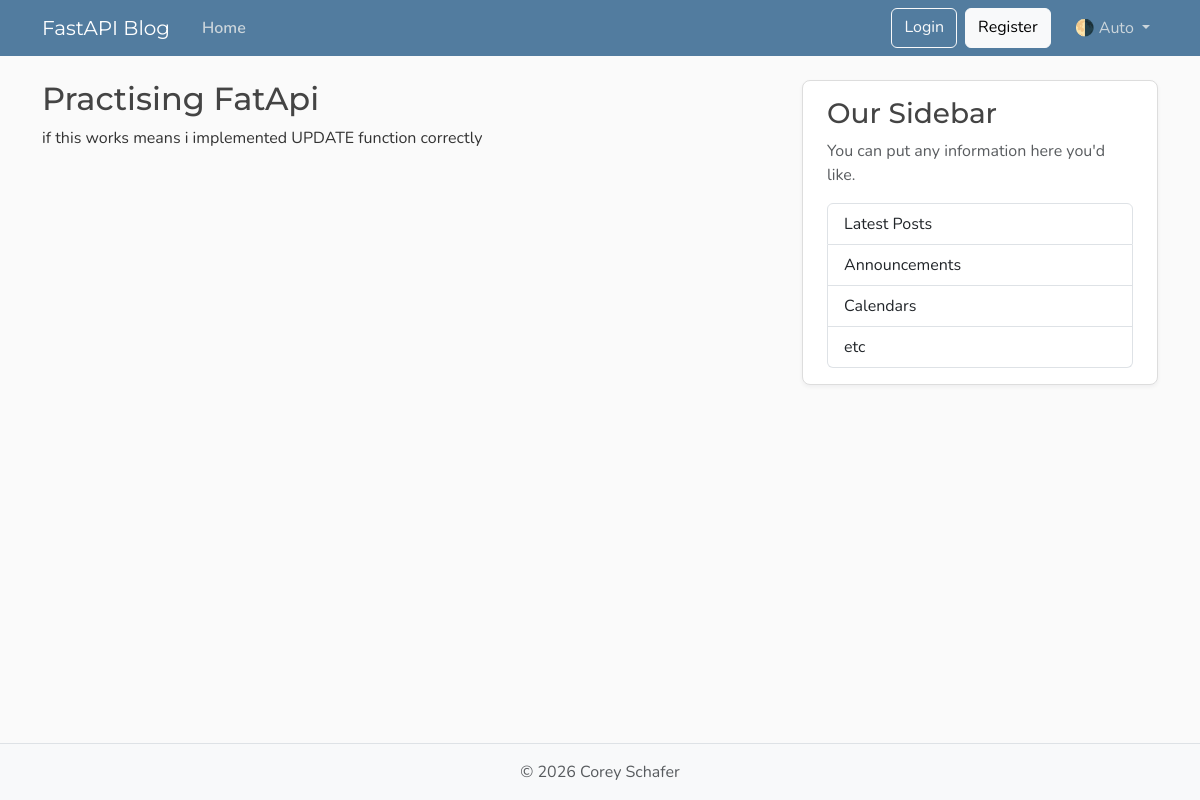
The page /posts on the database its author committed.
### models.py (models this page shows)
class Post(Base):
    __tablename__ = "posts"
    id: Mapped[int] = mapped_column(Integer, primary_key=True, index=True)
    title: Mapped[str] = mapped_column(String(100), nullable=False)
    content: Mapped[str] = mapped_column(Text, nullable=False)
    user_id: Mapped[int] = mapped_column(
        ForeignKey("users.id"),
        nullable=False,
        index=True,
    )
    date_posted: Mapped[datetime] = mapped_column(
        DateTime(timezone=True),
        default=lambda: datetime.now(UTC),
    )
    author: Mapped[User] = relationship(back_populates="posts")

### main.py (the view)
@app.get("/", include_in_schema=False, name="home")
@app.get("/posts", include_in_schema=False, name="posts")
def home(request: Request, db: Annotated[Session, Depends(get_db)]):
    result = db.execute(select(models.Post))
    posts = result.scalars().all()
    return templates.TemplateResponse(
        request,
        "home.html",
        {"posts": posts, "title": "Home"},
    )

### templates/home.html
{% extends "layout.html" %}
{% block content %}
        {%for post in posts%}
          <h2>{{post.title}}</h2>
          <p>{{post.content}}</p>
        {%endfor%}
{% endblock content %}

### static/css/main.css (style rules this page uses)
:root { --font-heading: "Montserrat", system-ui, -apple-system, BlinkMacSystemFont, sans-serif; --font-body: "Nunito", system-ui, -apple-system, BlinkMacSystemFont, sans-serif; --color-bg-body: #fafafa; --color-bg-content: #ffffff; --color-text-primary: #333333; --color-text-heading: #444444; --color-steel: #527c9f; --color-nav-link: #cbd5db; --color-nav-link-hover: #ffffff; --color-link-hover: #428bca; --color-border: #dddddd; --color-border-light: #e3e3e3; --spacing-xl: 5rem; --article-img-size: 4rem; --account-img-size: 7.813rem; }
body { font-family: var(--font-body); background: var(--color-bg-body); color: var(--color-text-primary); }
h1, h2, h3, h4, h5, h6 { font-family: var(--font-heading); color: var(--color-text-heading); }

### rows shown on the page
Post: title "Practising FatApi", content "if this works means i implemented UPDATE function correctly"
